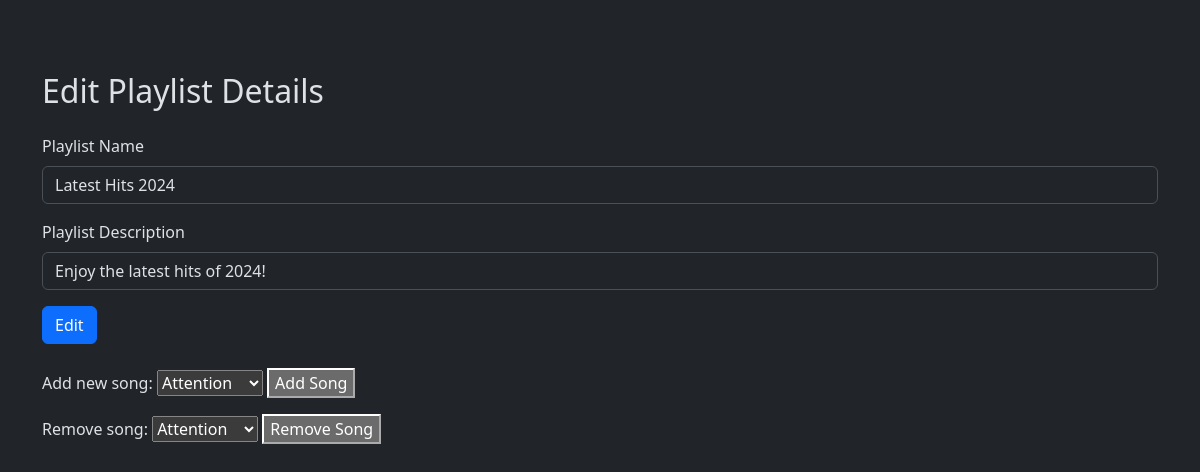
The page /edit/playlist/1 (signed in) on the database as committed earlier.
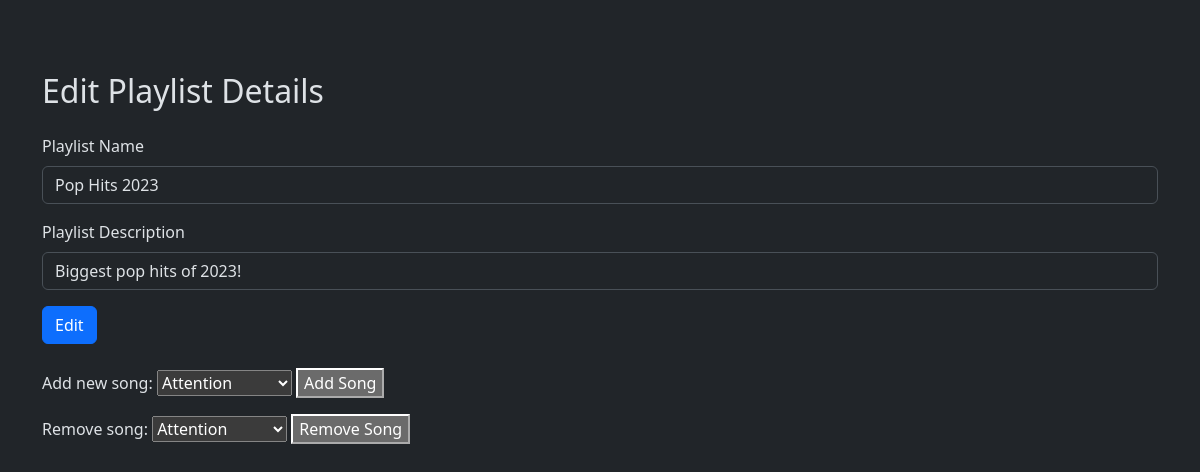
The same page on the database as committed later.
### app.py (models this page shows)
class Playlist(db.Model):
    id = db.Column(db.Integer, primary_key=True)
    name = db.Column(db.String(200), nullable=False)
    img = db.Column(db.String(300))
    desc = db.Column(db.String(1000))
    creator_id = db.Column(db.Integer, db.ForeignKey(
        'user.id'), nullable=False)
    songs = db.relationship(
        'Songs', secondary='playlist_songs', backref='playlists')
    playlist_songs = db.Table('playlist_songs',
                              db.Column('playlist_id', db.Integer, db.ForeignKey(
                                  'playlist.id'), primary_key=True),
                              db.Column('song_id', db.Integer, db.ForeignKey(
                                  'songs.id'), primary_key=True)
                              )

### app.py (the view, shortened to what this page needs)
@app.route('/edit/playlist/<int:id>', methods=['POST', 'GET'])
@login_required
def edit_playlist(id):
    playlist = Playlist.query.get(id)
    if current_user.id == playlist.creator_id or current_user.id == 1:
        songs = Songs.query.all()
        return render_template('edit_playlist.html', playlist=playlist, songs=songs)
    return redirect(url_for('index'))

### templates/edit_playlist.html (shortened to what this page needs)
<html data-bs-theme="dark">
<head>
  <link href="https://cdn.jsdelivr.net/npm/bootstrap@5.3.2/dist/css/bootstrap.min.css" rel="stylesheet">
</head>
<body>
<div class="container-md-6">
    <div class="container py-4">
    <h2 class="mt-5 mb-4">Edit Playlist Details</h2>
    <form method="POST">
        <div class="mb-3">
            <label for="playlist_name" class="form-label">Playlist Name</label>
            <input type="text" class="form-control" value="{{playlist.name}}" name="playlist_name" required>
        </div>
        <div class="mb-3">
            <label for="playlist_desc" class="form-label">Playlist Description</label>
            <input type="text" class="form-control" value="{{playlist.desc}}" name="playlist_desc" required>
        </div>
        <button class="btn btn-primary" type="submit">Edit</button>
    </form>
    <form method="post" action="{{ url_for('edit_playlist', id=playlist.id) }}" class="mt-4">
        <label for="new_song">Add new song:</label>
        <select id="add_song" name="add_song">
            {% for song in songs %}
            <option value="{{ song.id }}">{{ song.name }}</option>
        {% endfor %}
    </select>
        <button type="submit" name="action" value="add_song">Add Song</button>
    </form>
    <form method="post" action="{{ url_for('edit_playlist', id=playlist.id) }}">
        <label for="remove_song">Remove song:</label>
        <select id="remove_song" name="remove_song">
            {% for song in playlist.songs %}
                <option value="{{ song.id }}">{{ song.name }}</option>
            {% endfor %}
        </select>
        <button type="submit" name="action" value="remove_song">Remove Song</button>
    </form>
  </div>
</div>
</body>
</html>

Rows that differ between the two databases and show on the page:
changed Playlist: playlist_name "Latest Hits 2024" → "Pop Hits 2023"; playlist_desc "Enjoy the latest hits of 2024!" → "Biggest pop hits of 2023!"
